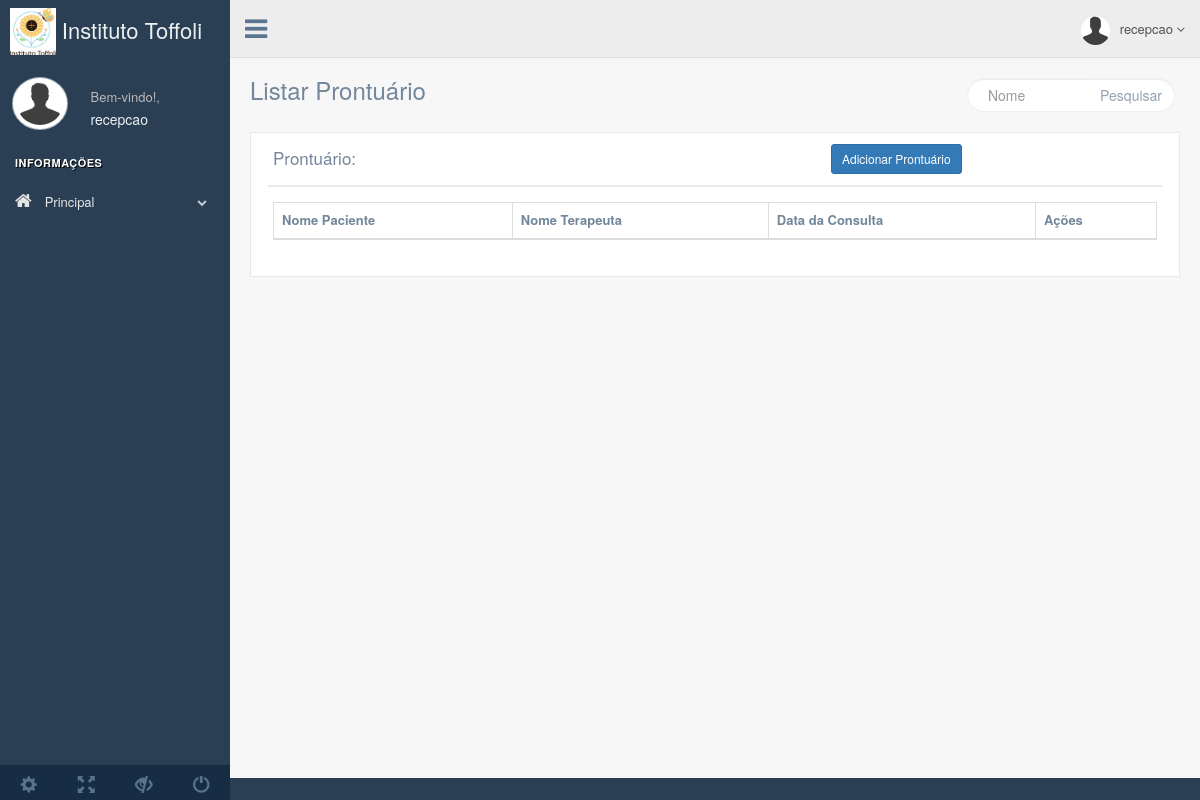
The app's page /prontuario/list/ (signed in), older data.
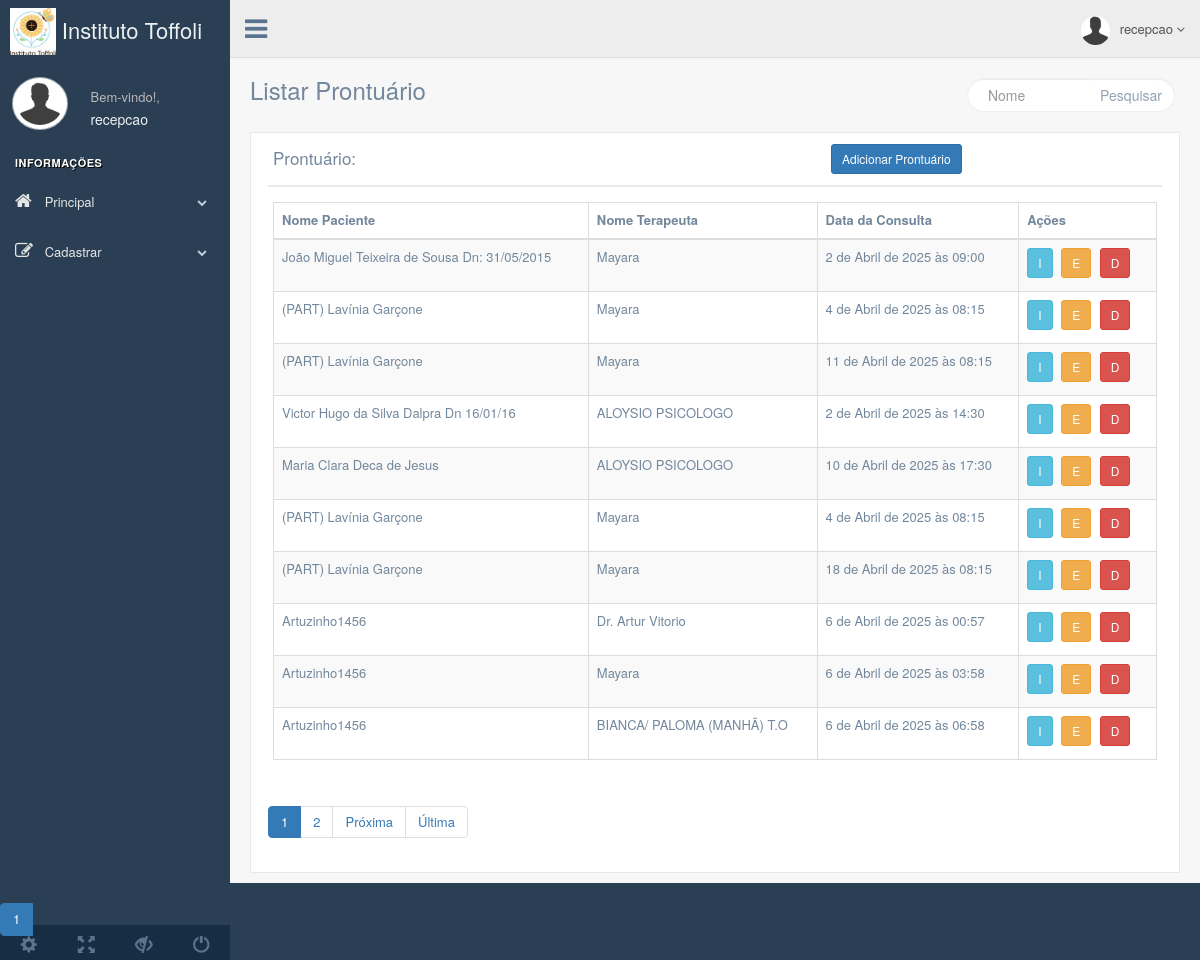
The same page, newer data.
### usuarios/models.py (models this page shows, shortened)
class Profile(models.Model):
    user = models.OneToOneField(User, on_delete=models.CASCADE)
    name = models.CharField(default='Nome genérico', max_length=200, null=True)
    title = models.CharField(default = 'Terapeuta', max_length=200, null=True)
    desc_text = 'Terapeuta com consultas'
    desc = models.CharField(default = desc_text, max_length=200, null=True)
    profile_img = models.ImageField(default = 'default-user.png', upload_to= 'images', null=True, blank = True)

### prontuarios/models.py (models this page shows, shortened)
class Prontuario(models.Model):
    event = models.ForeignKey(Event, on_delete=models.PROTECT, related_name='event')
    prontuario = models.CharField(max_length=1000)

### calendario/models.py (models this page shows, shortened)
class Event(models.Model):
    TIPOS_TERAPIA = [
        ("ABA","Aba"),
        ("CLINICO","Clinico"),
        ("PARTICULAR","Particular"),
    ]
    paciente = models.CharField(max_length=100)  # Agora é texto, não uma ForeignKey
    terapeuta = models.CharField(max_length=100)  # Agora é texto, não uma ForeignKey
    convenio = models.CharField(max_length=100)  # Agora é texto, não uma ForeignKey
    cidade = models.CharField(max_length=30, blank=True, null=True)
    tipo_terapia = models.CharField(max_length=12, choices=TIPOS_TERAPIA, default='')
    guia = models.CharField(max_length=20, blank=True, null=True)
    start_time = models.DateTimeField()
    end_time = models.DateTimeField(blank=True, null=True)
    descricao = models.TextField(blank=True, null=True)
    confirmado = models.BooleanField(default=False)
    foi_pago = models.BooleanField(default=False)
    valor_pago = models.DecimalField(max_digits=8, decimal_places=2, null=True, blank=True)
    comprovante = models.FileField(upload_to='comprovantes/', null=True, blank=True)
    pagamento_pendente = models.BooleanField(default=False)
    metric_count = models.IntegerField(default=0, editable=False)
    confirmed_color = models.CharField(max_length=20, default='')  # New field for confirmed color
    objects = EventManager()

### prontuarios/views.py (the view, shortened to what this page needs)
# urls.py: path('prontuario/list/', views.ProntuarioListView.as_view(), name='prontuario-list'),
class ProntuarioListView(ListView):
    model = models.Prontuario
    template_name = 'prontuario-list.html'
    context_object_name = 'prontuarios'
    paginate_by = 10
    def get_queryset(self):
        queryset = super().get_queryset()
        nome = self.request.GET.get('nome')
        paciente_id = self.request.GET.get('paciente_id')
        if nome:
            queryset = queryset.filter(event__paciente__icontains=nome)
        return queryset

### prontuarios/templates/prontuario-list.html (shortened to what this page needs)
{% extends 'componentes/base_site.html' %}
{% block content %}
<div class="right_col" role="main">
    <div class="">
        <div class="page-title">
            <div class="title_left">
                <h3>Listar Prontuário</h3>
            </div>
            <div class="title_right">
                <div class="col-md-5 col-sm-5 col-xs-12 form-group pull-right top_search">
                    <div class="input-group">
                        <input type="text" class="form-control" name="nome" placeholder="Nome"
                            value="{{ request.GET.nome }}">
                        <span class="input-group-btn">
                            <button class="btn btn-default" type="button">Pesquisar</button>
                        </span>
                    </div>
                </div>
            </div>
        </div>
        <div class="clearfix"></div>
        <div class="row">
            <div class="col-md-12 col-sm-12 col-xs-12">
                <div class="x_panel">
                    <div class="x_title">
                        <h2>Prontuário:</h2>
                        <div class="col-md-2">
                            <a href="{% url 'prontuario-create' %}" class="btn btn-primary btn-sm">Adicionar
                                Prontuário</a>
                        </div>
                        <div class="clearfix"></div>
                    </div>
                    <div class="x_content">
                        <div class="table-responsive">
                            <table class="table table-striped table-bordered">
                                <thead class="thead-light">
                                    <th>Nome Paciente</th>
                                    <th>Nome Terapeuta</th>
                                    <th>Data da Consulta</th>
                                    <th>Ações</th>
                                </thead>
                                <tbody>
                                    {% for prontuario in prontuarios %}
                                    <tr>
                                        <td>{{ prontuario.event.paciente }}</td>
                                        <td>{{ prontuario.event.terapeuta }}</td>
                                        <td>{{ prontuario.event.start_time }}</td>
                                        <td>
                                            <a href="{% url 'prontuario-detail' prontuario.id %}"
                                                class="btn btn-info btn-sm">I</a>
                                            <a href="{% url 'prontuario-update' prontuario.id %}"
                                                class="btn btn-warning btn-sm">E</a>
                                            <a href="{% url 'prontuario-delete' prontuario.id %}"
                                                class="btn btn-danger btn-sm">D</a>
                                        </td>
                                    </tr>
                                    {% endfor %}
                                </tbody>
                            </table>
                        </div>
                    </div>
                    {% include 'componentes/_pagination.html' %}
                </div>
            </div>
        </div>
    </div>
</div>
{% include 'componentes/_pagination.html' %}
{% endblock %}

### app/templates/componentes/base_site.html (shortened to what this page needs)
{% load static %}
<!DOCTYPE html>
<html lang="en">
  <head>
    {% block head %}
      {% block stylesheets %}
        <link href="/static/vendors/bootstrap/dist/css/bootstrap.min.css" rel="stylesheet">
        <link href="/static/vendors/font-awesome/css/font-awesome.min.css" rel="stylesheet">
      {% endblock stylesheets %}
      <link href="/static/build/css/custom.css" rel="stylesheet">
    {% endblock head %}
  </head>
  <body class="{% block body_class %}nav-md {% endblock body_class %}">
    {% block body %}
      <div class="container body">
        <div class="main_container">
          {% block sidebar %}
            <div class="col-md-3 left_col {% block sidebar_class %} {% endblock sidebar_class %}">
              {% include "componentes/sidebar.html" %}
            </div>
          {% endblock sidebar %}
          {% block top_navigation %}
            <div class="top_nav">
              {% include "componentes/top_navigation.html" %}
            </div>
          {% endblock top_navigation %}
          {% block content %}{% endblock content %}
        </div>
      </div>
    {% endblock body %}
  </body>
</html>

### app/templates/componentes/sidebar.html (shortened to what this page needs)
{% load static %}
<div class="left_col scroll-view">
  <div class="navbar nav_title" style="border: 0;">
    <a href="{% url 'calendario:calendar' %}" class="site_title">
      <img src="{% static 'images/institutoToffoli-branco.jpeg' %}" alt="Instituto Toffoli Logo" class="img-fluid" style="max-height: 50px;">
    </i> <span>Instituto Toffoli</span></a>
  </div>
  <div class="profile clearfix">
    <div class="profile_pic">
      <img src="{{user.profile.profile_img.url}}" alt="..." class="img-circle profile_img">
    </div>
    <div class="profile_info">
      <span>Bem-vindo!,</span>
      <h2>{{user}}</h2>
    </div>
  </div>
  <br />
  <div id="sidebar-menu" class="main_menu_side hidden-print main_menu">
    <div class="menu_section">
      <h3>Informações</h3>
      <ul class="nav side-menu">
        <li><a><i class="fa fa-home"></i> Principal <span class="fa fa-chevron-down"></span></a>
        </li>
        {% if perms.calendario.add_event and perms.calendario.view_event  %}
        <li><a><i class="fa fa-edit"></i> Cadastrar <span class="fa fa-chevron-down"></span></a>
          <ul class="nav child_menu">
            {% endif %}
      </ul>
    </div>
  </div>
  <div class="sidebar-footer hidden-small">
    <a data-toggle="tooltip" data-placement="top" title="Settings">
      <span class="glyphicon glyphicon-cog" aria-hidden="true"></span>
    </a>
    <a data-toggle="tooltip" data-placement="top" title="FullScreen">
      <span class="glyphicon glyphicon-fullscreen" aria-hidden="true"></span>
    </a>
    <a data-toggle="tooltip" data-placement="top" title="Lock">
      <span class="glyphicon glyphicon-eye-close" aria-hidden="true"></span>
    </a>
    <a data-toggle="tooltip" data-placement="top" title="Logout" href="{% url 'logout' %}">
      <span class="glyphicon glyphicon-off" aria-hidden="true"></span>
    </a>
  </div>
</div>

### app/templates/componentes/top_navigation.html (shortened to what this page needs)
<div class="nav_menu">
  <nav>
    <div class="nav toggle">
      <a id="menu_toggle"><i class="fa fa-bars"></i></a>
    </div>
    <ul class="nav navbar-nav navbar-right">
      <li class="">
        <a href="javascript:;" class="user-profile dropdown-toggle" data-toggle="dropdown" aria-expanded="false">
          <img src="{{user.profile.profile_img.url}}" alt="profile-icon">{{user}}
          <span class=" fa fa-angle-down"></span>
        </a>
      </li>
    </ul>
  </nav>
</div>

### app/templates/componentes/_pagination.html (shortened to what this page needs)
{% if page_obj.has_other_pages %}
  <nav>
    <ul class="pagination justify-content-center">
      {% for page_number in page_obj.paginator.page_range %}
        {% if page_number <= page_obj.number|add:3 and page_number >= page_obj.number|add:-3 %}
          {% if page_obj.number == page_number %}
            <li class="page-item active">
              <a class="page-link" href="?page={{ page_number }}">
                {{ page_number }}
              </a>
            </li>
          {% else %}
            <li class="page-item">
              <a class="page-link" href="?page={{ page_number }}">
                {{ page_number }}
              </a>
            </li>
          {% endif %}
        {% endif %}
      {% endfor %}
      {% if page_obj.has_next %}
        <li class="page-item">
          <a class="page-link" href="?page={{ page_obj.next_page_number }}">
            Próxima
          </a>
        </li>
        <li class="page-item">
          <a class="page-link" href="?page={{ page_obj.paginator.num_pages }}">
            Última
          </a>
        </li>
      {% endif %}
    </ul>
  </nav>
{% endif %}

Row changes from the older to the newer data that the page shows:
added Prontuario: event.paciente "João Miguel Teixeira de Sousa Dn: 31/05/2015", event.terapeuta "Mayara", event.start_time "2 de Abril de 2025 às 09:00"
added Prontuario: event.paciente "(PART) Lavínia Garçone", event.terapeuta "Mayara", event.start_time "4 de Abril de 2025 às 08:15"
added Prontuario: event.paciente "(PART) Lavínia Garçone", event.terapeuta "Mayara", event.start_time "11 de Abril de 2025 às 08:15"
added Prontuario: event.paciente "Victor Hugo da Silva Dalpra Dn 16/01/16", event.terapeuta "ALOYSIO PSICOLOGO", event.start_time "2 de Abril de 2025 às 14:30"
added Prontuario: event.paciente "Maria Clara Deca de Jesus", event.terapeuta "ALOYSIO PSICOLOGO", event.start_time "10 de Abril de 2025 às 17:30"
added Prontuario: event.paciente "(PART) Lavínia Garçone", event.terapeuta "Mayara", event.start_time "4 de Abril de 2025 às 08:15"
added Prontuario: event.paciente "(PART) Lavínia Garçone", event.terapeuta "Mayara", event.start_time "18 de Abril de 2025 às 08:15"
added Prontuario: event.paciente "Artuzinho1456", event.terapeuta "Dr. Artur Vitorio", event.start_time "6 de Abril de 2025 às 00:57"
added Prontuario: event.paciente "Artuzinho1456", event.terapeuta "Mayara", event.start_time "6 de Abril de 2025 às 03:58"
added Prontuario: event.paciente "Artuzinho1456", event.terapeuta "BIANCA/ PALOMA (MANHÃ) T.O", event.start_time "6 de Abril de 2025 às 06:58"
Text that changed along with them:
text now shown: "Cadastrar Próxima Última"
new list line: "1"
new list line: "2"
